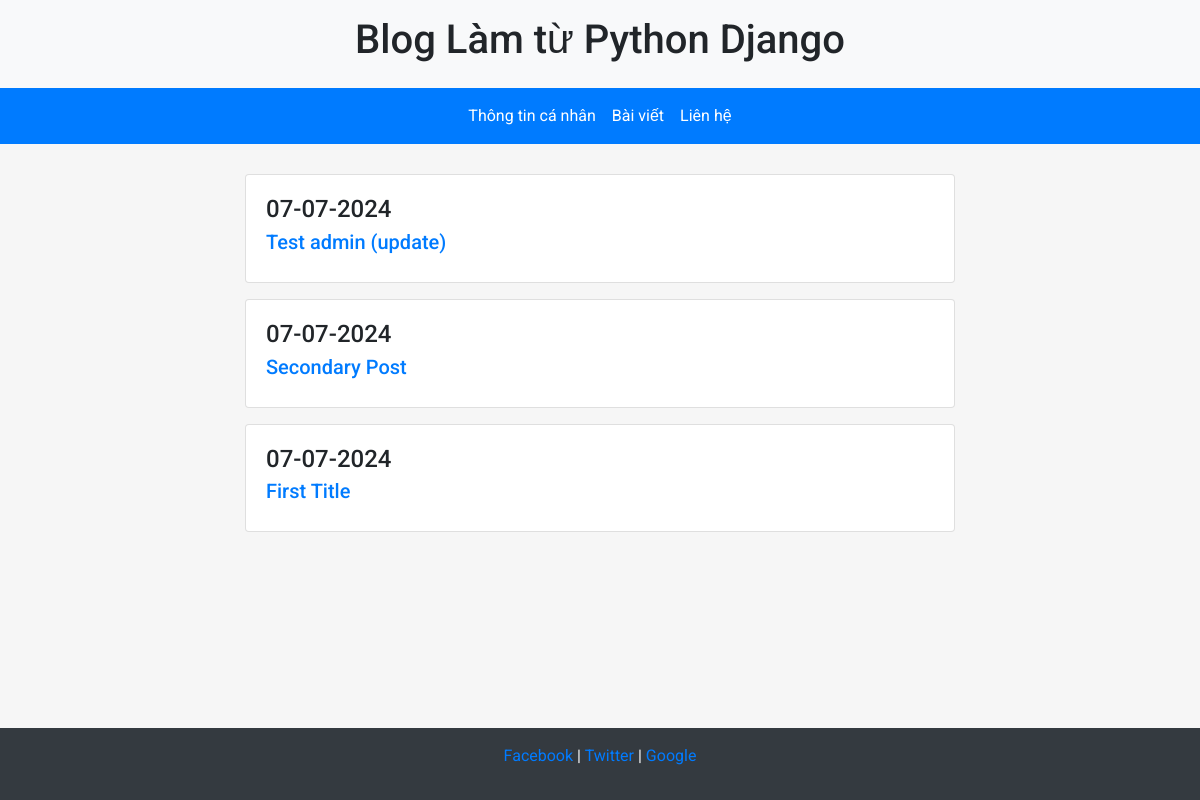
Screenshot of /blog/ with the database file from the repository.
### blog/models.py (models this page shows, shortened)
class Post(models.Model):
    title = models.CharField(max_length=100)
    body = models.TextField()
    date = models.DateTimeField(auto_now_add=True)

### blog/views.py (the view)
# urls.py: path('', views.list, name='blog'),
def list(request):
   Data = {'Posts': Post.objects.all().order_by('-date')}
   return render(request, 'blog.html', Data)

### home/templates/blog.html (shortened to what this page needs)
{% extends "pages/base.html" %}
{% block content %}
<div class="container">
  <div class="row">
    <div class="col-md-8 offset-md-2">
      {% for post in Posts %}
      <div class="card mb-3">
        <div class="card-body">
          <h4 class="card-title">{{ post.date|date:"d-m-Y" }}</h4>
          <h5 class="card-subtitle mb-2"><a href="{% url 'post' post.id %}" class="card-link">{{ post.title }}</a></h5>
        </div>
      </div>
      {% endfor %}
    </div>
  </div>
</div>
{% endblock %}

### home/templates/pages/base.html (style rules this page uses)
html, body { height: 100%; background-color: #f6f6f6; font-family: 'Roboto', sans-serif; }

### rows the page displays
Post: date "07-07-2024", title "Test admin (update)"
Post: date "07-07-2024", title "Secondary Post"
Post: date "07-07-2024", title "First Title"
